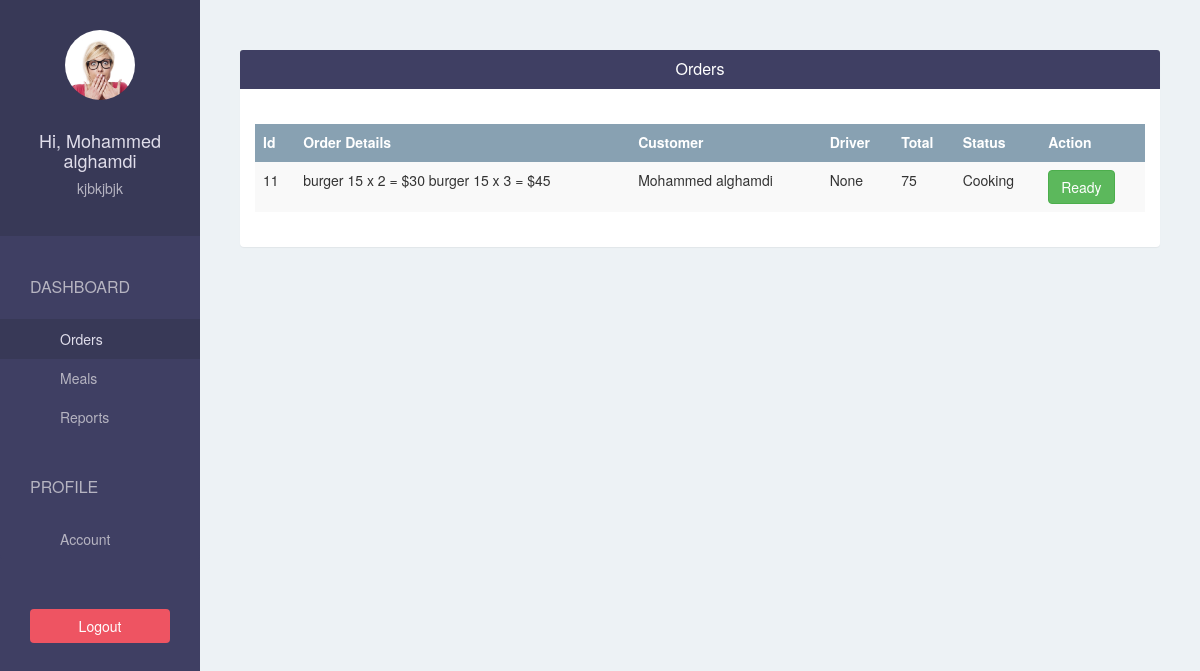
Page /restaurant/order/ (signed in) on the committed database.
### foodtaskerapp/models.py (models this page shows, shortened)
class Restaurant(models.Model):
    user = models.OneToOneField(User, on_delete=models.CASCADE, related_name='restaurant')
    name = models.CharField(max_length=500)
    phone = models.CharField(max_length=500)
    address = models.CharField(max_length=500)
    logo = models.ImageField(upload_to='restaurant_logo/', blank=False)

class Order(models.Model):
        COOKING = 1
        READY = 2
        ONTHEWAY = 3
        DELIVERED = 4
        STATUS_CHOICES = (
            (COOKING, "Cooking"),
            (READY, "Ready"),
            (ONTHEWAY, "On The Way"),
            (DELIVERED, "Delivered"),
        )
        customer = models.ForeignKey(Customer)
        restaurant = models.ForeignKey(Restaurant)
        driver = models.ForeignKey(Driver, blank=True, null=True)
        address = models.CharField(max_length=500)
        total = models.IntegerField()
        status = models.IntegerField(choices= STATUS_CHOICES)
        created_at = models.DateTimeField(default= timezone.now)
        picked_at = models.DateTimeField(blank=True, null=True)

class OrderDetails(models.Model):
    order = models.ForeignKey(Order, related_name='order_details')
    meal = models.ForeignKey(Meal)
    quantity = models.IntegerField()
    sub_total = models.IntegerField()

class Meal(models.Model):
    restaurant = models.ForeignKey(Restaurant)
    name = models.CharField(max_length=500)
    short_description = models.CharField(max_length=500)
    image = models.ImageField(upload_to='meal_images', blank=False)
    price = models.IntegerField(default=0)

class Customer(models.Model):
    user = models.OneToOneField(User, on_delete=models.CASCADE, related_name='customer')
    avatar = models.CharField(max_length=500)
    phone = models.CharField(max_length=500, blank=True)
    address = models.CharField(max_length=500, blank=True)
    def __str__(self):
        return self.user.get_full_name()

### foodtaskerapp/views.py (the view)
# urls.py: url(r'^restaurant/order/$', views.restaurant_order, name='restaurant-order'),
@login_required(login_url='/restaurant/sign-in/')
def restaurant_order(request):
    if request.method == "POST":
        order = Order.objects.get(id = request.POST["id"], restaurant=request.user.restaurant)
        if order.status == order.COOKING:
            order.status = order.READY
            order.save()
    orders = Order.objects.filter(restaurant=request.user.restaurant).order_by("-id")
    return render(request, 'restaurant/order.html', {"orders": orders})

### templates/restaurant/order.html (shortened to what this page needs)
{% extends 'restaurant/base.html' %}
{% block page %}
    <div class="panel">
        <div class="panel-heading bg-blue">
            <h4 class="panel-title text-center text-white">Orders</h4>
        </div>
        <div class="panel-body">
            <br/>
            <table class="table table-border table-hover table-striped">
                <thead>
                <tr class="bg-gray text-white">
                    <th>Id</th>
                    <th>Order Details</th>
                    <th>Customer</th>
                    <th>Driver</th>
                    <th>Total</th>
                    <th>Status</th>
                    <th>Action</th>
                </tr>
                </thead>
                <tbody>
                {% for order in orders %}
                    <tr>
                        <td scope="row">{{ order.id }}</td>
                        <td>
                            {% for od in order.order_details.all %}
                                {{ od.meal.name }} {{ od.meal.price }} x {{ od.quantity }} = ${{ od.sub_total }}
                            {% endfor %}
                        </td>
                        <td>{{ order.customer }}</td>
                        <td>{{ order.driver }}</td>
                        <td>{{ order.total }}</td>
                        <td>{{ order.get_status_display }}</td>
                        <td>
                            {% if order.status == 1 %}
                                <form method="post">
                                    <button class="btn btn-success">Ready</button>
                                </form>
                            {% endif %}
                        </td>
                    </tr>
                {% endfor %}
                </tbody>
            </table>
        </div>
    </div>
{% endblock %}

### templates/restaurant/base.html (shortened to what this page needs)
{% extends 'base.html' %}
{% block sidebar %}
    {% url 'restaurant-order' as restaurant_order_url %}
    {% url 'restaurant-meal' as restaurant_meal_url %}
    {% url 'restaurant-report' as restaurant_report_url %}
    {% url 'restaurant-account' as restaurant_account_url %}
    <div class="text-center">
        <img class="img-circle" src="{{ MEDIA_URL }}{{ request.user.restaurant.logo }}"
             width="70" height="70"/>
        <br/>
        <br/>
        <h4>Hi, {{ request.user.get_full_name }}</h4>
        <h5>{{ request.user.restaurant.name }}</h5>
    </div>
    <div class="list-group">
        <span class="text-uppercase">Dashboard</span>
        <a href="{% url 'restaurant-order' %}"
           class="list-group-item {% if request.path == restaurant_order_url %} active {% endif %}">
            Orders
        </a>
        <a href="{% url 'restaurant-meal' %}"
           class="list-group-item {% if request.path == restaurant_meal_url %} active {% endif %}">Meals</a>
        <a href="{% url 'restaurant-report' %}"
           class="list-group-item {% if request.path == restaurant_report_url %} active {% endif %}">Reports</a>
        <span class="text-uppercase">Profile</span>
        <a href="{% url 'restaurant-account' %}"
           class="list-group-item {% if request.path == restaurant_account_url %} active {% endif %}">Account</a>
    </div>
    <div class="text-center">
        <a href="{% url 'restaurant-sign-out' %}?next={{ request.path }}"
           class="btn btn-pink">Logout</a>
    </div>
{% endblock %}

### templates/base.html (shortened to what this page needs)
{% load staticfiles %}
<!doctype html>
<html lang="en">
<head>
    <link rel="stylesheet" href="{% static 'css/bootstrap.min.css' %}">
    <link rel="stylesheet" href="{% static 'css/style.css' %}">
</head>
<body>
    <div class="container-fluid">
        <div class="row">
            <div class="col-lg-2 col-md-2 col-sm-2 sidebar">
                {% block sidebar %}{% endblock %}
            </div>
            <div class="col-lg-10 col-lg-offset-2 col-md-offset-2 col-sm-offset-2 content">
                {% block page %}{% endblock %}
            </div>
        </div>
    </div>
</body>
</html>

### foodtaskerapp/static/css/style.css (style rules this page uses)
body { padding-top: 50px; background-color: #EDF2F5; overflow: auto; }
.bg-blue { background-color: #3F3F63; }
.bg-gray { background-color: #88A1B2; }
.text-white { color: white; }
.btn-pink { color: white; background-color: #EE5462; }
.sidebar { height: 100vh; position: fixed; top: 0; left: 0; padding: 0; background-color: #3F3F63; overflow: auto; }
.sidebar > div:first-child { padding: 30px 10px; font-weight: bold; font-size: 15px; background-color: #383957; }
.sidebar > div:first-child > h4 { color: #e0deeb; }
.sidebar > div:first-child > h5 { color: #b6b4c1; }
.sidebar .list-group { padding: 0; background-color: #3F3F63; }
.sidebar .list-group > span { color: #b6b4c1; display: block; margin-top: 20px; padding: 20px 30px; font-size: 16px; font-weight: 300; }
.sidebar .list-group .list-group-item, .sidebar .list-group .list-group-item:focus { background-color: #3F3F63; color: #b6b4c1; border: 0; padding-left: 60px; padding-right: 30px; }
.sidebar .list-group .list-group-item.active, .sidebar .list-group .list-group-item:hover { background-color: #383957; color: #e0deeb; }
.sidebar > div:last-child { padding: 30px; }
.sidebar > div:last-child .btn { width: 100%; }
.content { padding: 0 40px; }
.content .panel { border: none; }
.table > thead > tr > th, .table > thead > tr > td { vertical-align: middle; }
.table, .table > thead > tr > th { border-color: #88A1B2 }

### rows in the picture
Order: id "11", customer "Mohammed alghamdi", driver "None", total "75", status "Cooking"
OrderDetails: meal.name "burger", meal.price "15", quantity "2", sub_total "30"
OrderDetails: meal.name "burger", meal.price "15", quantity "3", sub_total "45"

### other values in the picture
{{ request.user.get_full_name }} "Mohammed alghamdi"
{{ request.user.restaurant.name }} "kjbkjbjk"
